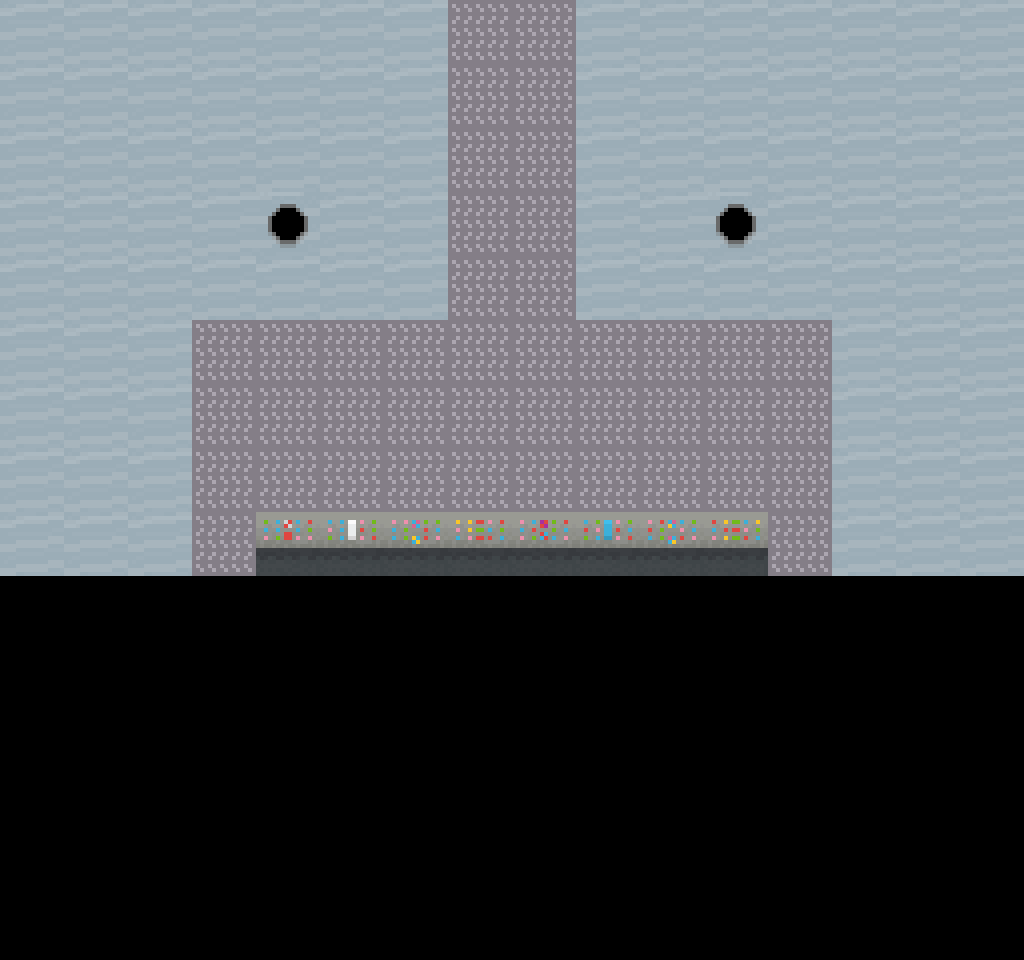

A level layout from a 2D game, rendered from its tile map. Below: a short description, then the map file with its tile-grid data intact:
An orthogonal 16x15 tile map with 64x64 px tiles, 2 tile layers (Ground, Walls) and 11 objects (letter-puzzle).

<map version="1.10" tiledversion="1.11.2" orientation="orthogonal" renderorder="right-down" width="16" height="15" tilewidth="64" tileheight="64" infinite="0" nextlayerid="6" nextobjectid="12">
 <editorsettings>
  <export target="ship-cockpit.lua" format="lua" />
 </editorsettings>
 <tileset firstgid="1" name="CC_shipSheet_001" tilewidth="64" tileheight="64" tilecount="64" columns="8">
  <image source="../sprites/CC_shipSheet_001.png" width="512" height="512" />
 </tileset>
 <layer id="2" name="Ground" width="16" height="15">
  <data encoding="csv">
0,0,0,0,0,0,0,9,9,0,0,0,0,0,0,0,
0,0,0,0,0,0,0,9,9,0,0,0,0,0,0,0,
0,0,0,0,0,0,0,9,9,0,0,0,0,0,0,0,
0,0,0,0,0,0,0,9,9,0,0,0,0,0,0,0,
0,0,0,0,0,0,0,9,9,0,0,0,0,0,0,0,
0,0,0,9,9,9,9,9,9,9,9,9,9,0,0,0,
0,0,0,9,9,9,9,9,9,9,9,9,9,0,0,0,
0,0,0,9,9,9,9,9,9,9,9,9,9,0,0,0,
0,0,0,9,9,9,9,9,9,9,9,9,9,0,0,0,
0,0,0,0,0,0,0,0,0,0,0,0,0,0,0,0,
0,0,0,0,0,0,0,0,0,0,0,0,0,0,0,0,
0,0,0,0,0,0,0,0,0,0,0,0,0,0,0,0,
0,0,0,0,0,0,0,0,0,0,0,0,0,0,0,0,
0,0,0,0,0,0,0,0,0,0,0,0,0,0,0,0,
0,0,0,0,0,0,0,0,0,0,0,0,0,0,0,0
</data>
 </layer>
 <layer id="1" name="Walls" width="16" height="15">
  <data encoding="csv">
2,2,2,2,2,2,2,0,0,2,2,2,2,2,2,2,
2,2,2,2,2,2,2,0,0,2,2,2,2,2,2,2,
2,2,2,2,2,2,2,0,0,2,2,2,2,2,2,2,
2,2,2,2,3,2,2,0,0,2,2,3,2,2,2,2,
2,2,2,2,2,2,2,0,0,2,2,2,2,2,2,2,
2,2,2,0,0,0,0,0,0,0,0,0,0,2,2,2,
2,2,2,0,0,0,0,0,0,0,0,0,0,2,2,2,
2,2,2,0,0,0,0,0,0,0,0,0,0,2,2,2,
2,2,2,0,41,42,43,44,45,46,47,48,0,2,2,2,
0,0,0,0,0,0,0,0,0,0,0,0,0,0,0,0,
0,0,0,0,0,0,0,0,0,0,0,0,0,0,0,0,
0,0,0,0,0,0,0,0,0,0,0,0,0,0,0,0,
0,0,0,0,0,0,0,0,0,0,0,0,0,0,0,0,
0,0,0,0,0,0,0,0,0,0,0,0,0,0,0,0,
0,0,0,0,0,0,0,0,0,0,0,0,0,0,0,0
</data>
 </layer>
 <objectgroup id="3" name="Hitboxes">
  <object id="1" x="256" y="512" width="512" height="64" />
  <object id="2" x="832" y="0" width="192" height="576" />
  <object id="3" x="0" y="0" width="192" height="576" />
  <object id="4" x="192" y="0" width="256" height="320" />
  <object id="5" x="576" y="0" width="256" height="320" />
  <object id="8" x="128" y="576" width="192" height="64" />
  <object id="9" x="704" y="576" width="192" height="64" />
  <object id="10" x="448" y="448" width="64" height="64" />
  <object id="11" x="640" y="448" width="64" height="64" />
 </objectgroup>
 <objectgroup id="5" name="Interactions">
  <object id="7" name="letter-puzzle" x="320" y="448">
   <properties>
    <property name="data" value="E1" />
   </properties>
   <point />
  </object>
 </objectgroup>
 <objectgroup id="4" name="RoomSwap">
  <object id="6" x="448" y="0" width="128" height="64">
   <properties>
    <property name="RoomFilename" value="assets/maps/ship-main.tmx" />
    <property name="targetX" type="int" value="1664" />
    <property name="targetY" type="int" value="1920" />
   </properties>
  </object>
 </objectgroup>
</map>